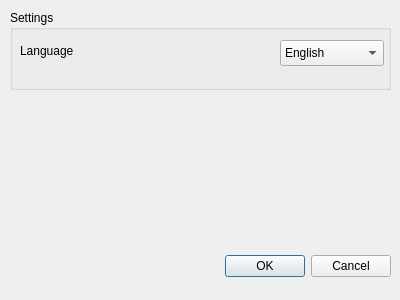
<?xml version="1.0" encoding="UTF-8"?>
<ui version="4.0">
 <class>Dialog</class>
 <widget class="QDialog" name="Dialog">
  <property name="geometry">
   <rect>
    <x>0</x>
    <y>0</y>
    <width>400</width>
    <height>300</height>
   </rect>
  </property>
  <property name="windowTitle">
   <string>Dialog</string>
  </property>
  <widget class="QDialogButtonBox" name="buttonBox">
   <property name="geometry">
    <rect>
     <x>10</x>
     <y>250</y>
     <width>381</width>
     <height>32</height>
    </rect>
   </property>
   <property name="orientation">
    <enum>Qt::Horizontal</enum>
   </property>
   <property name="standardButtons">
    <set>QDialogButtonBox::Cancel|QDialogButtonBox::Ok</set>
   </property>
  </widget>
  <widget class="QGroupBox" name="groupBox">
   <property name="geometry">
    <rect>
     <x>10</x>
     <y>10</y>
     <width>381</width>
     <height>80</height>
    </rect>
   </property>
   <property name="title">
    <string>Settings</string>
   </property>
   <widget class="QComboBox" name="comboBox">
    <property name="geometry">
     <rect>
      <x>270</x>
      <y>30</y>
      <width>104</width>
      <height>26</height>
     </rect>
    </property>
    <item>
     <property name="text">
      <string>English</string>
     </property>
    </item>
    <item>
     <property name="text">
      <string>Korean</string>
     </property>
    </item>
    <item>
     <property name="text">
      <string>Japanese</string>
     </property>
    </item>
   </widget>
   <widget class="QLabel" name="label">
    <property name="geometry">
     <rect>
      <x>10</x>
      <y>30</y>
      <width>261</width>
      <height>21</height>
     </rect>
    </property>
    <property name="text">
     <string>Language</string>
    </property>
   </widget>
  </widget>
 </widget>
 <resources/>
 <connections>
  <connection>
   <sender>buttonBox</sender>
   <signal>accepted()</signal>
   <receiver>Dialog</receiver>
   <slot>accept()</slot>
   <hints>
    <hint type="sourcelabel">
     <x>248</x>
     <y>254</y>
    </hint>
    <hint type="destinationlabel">
     <x>157</x>
     <y>274</y>
    </hint>
   </hints>
  </connection>
  <connection>
   <sender>buttonBox</sender>
   <signal>rejected()</signal>
   <receiver>Dialog</receiver>
   <slot>reject()</slot>
   <hints>
    <hint type="sourcelabel">
     <x>316</x>
     <y>260</y>
    </hint>
    <hint type="destinationlabel">
     <x>286</x>
     <y>274</y>
    </hint>
   </hints>
  </connection>
 </connections>
</ui>
